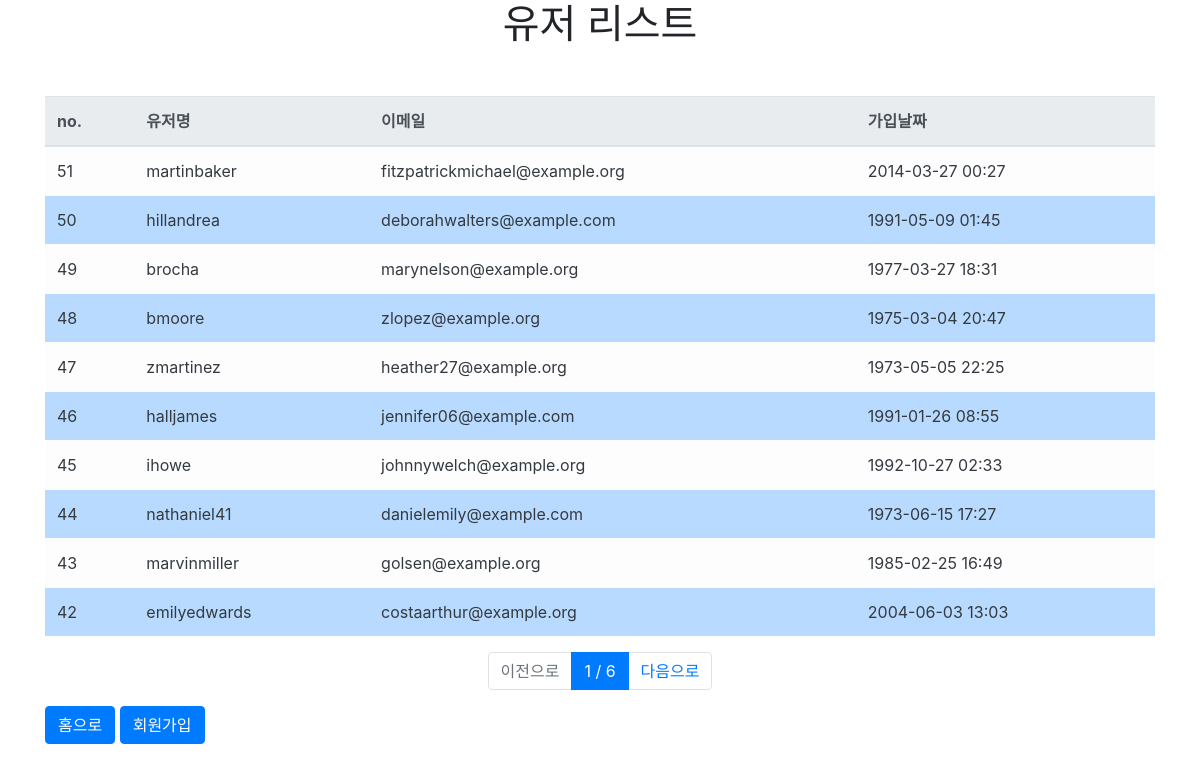
The app's page /users/ (signed in), older data.
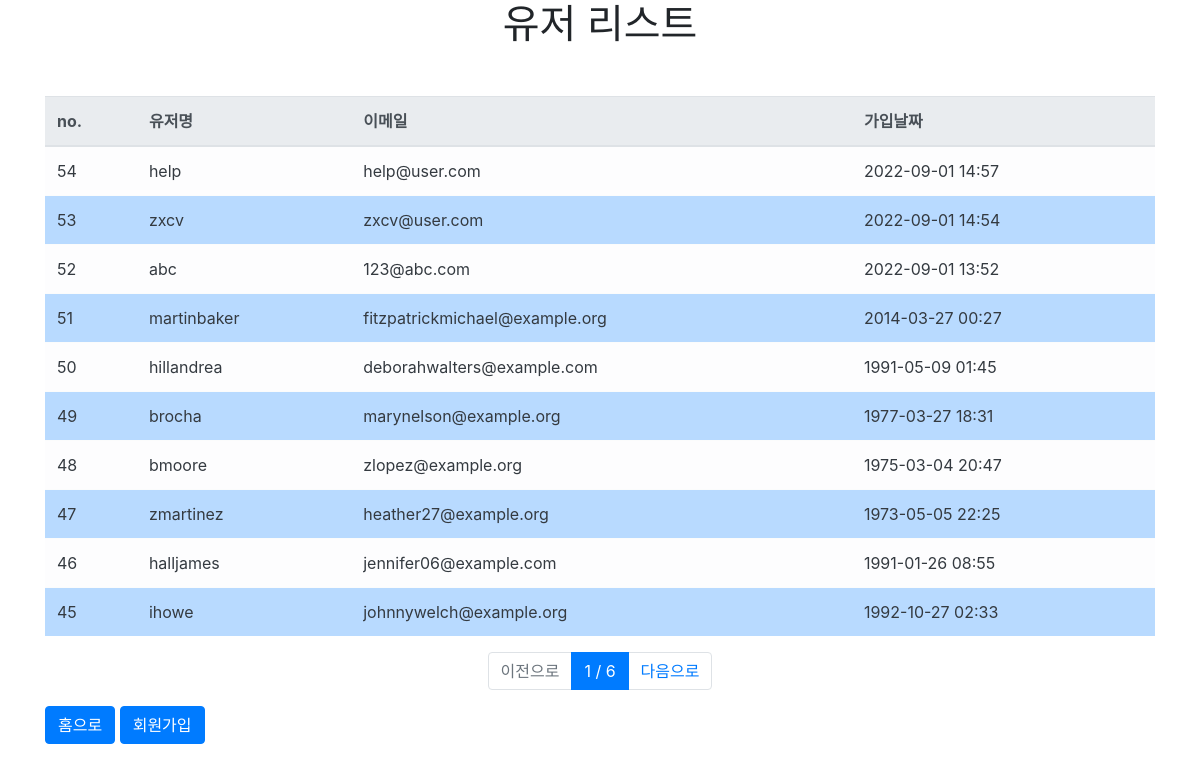
The same page, newer data.
### user/models.py (models this page shows, shortened)
class User(AbstractUser):
    id = models.BigAutoField(auto_created=True, primary_key=True, serialize=False, verbose_name='ID')
    password = models.CharField(max_length=128, verbose_name='password')
    last_login = models.DateTimeField(blank=True, null=True, verbose_name='last login')
    is_superuser = models.BooleanField(default=False, help_text='Designates that this user has all permissions without explicitly assigning them.', verbose_name='superuser status')
    username = models.CharField(error_messages={'unique': 'A user with that username already exists.'}, help_text='Required. 150 characters or fewer. Letters, digits and @/./+/-/_ only.', max_length=150, unique=True, validators=[django.contrib.auth.validators.UnicodeUsernameValidator()], verbose_name='username')
    first_name = models.CharField(blank=True, max_length=150, verbose_name='first name')
    last_name = models.CharField(blank=True, max_length=150, verbose_name='last name')
    email = models.EmailField(blank=True, max_length=254, verbose_name='email address')
    is_staff = models.BooleanField(default=False, help_text='Designates whether the user can log into this admin site.', verbose_name='staff status')
    is_active = models.BooleanField(default=True, help_text='Designates whether this user should be treated as active. Unselect this instead of deleting accounts.', verbose_name='active')
    date_joined = models.DateTimeField(default=django.utils.timezone.now, verbose_name='date joined')
    register_date = models.DateTimeField(auto_now_add=True, verbose_name='등록날짜')
    groups = models.ManyToManyField(blank=True, help_text='The groups this user belongs to. A user will get all permissions granted to each of their groups.', related_name='user_set', related_query_name='user', to='auth.Group', verbose_name='groups')
    user_permissions = models.ManyToManyField(blank=True, help_text='Specific permissions for this user.', related_name='user_set', related_query_name='user', to='auth.Permission', verbose_name='user permissions')
    class Meta:
        verbose_name = "사용자"
        verbose_name_plural = "사용자"

### user/views.py (the view)
# urls.py: path("users/", user_list_view, name="user_list"),
@login_required
def user_list_view(request):
    page = int(request.GET.get("page", 1))
    users = User.objects.all().order_by("-id")
    paginator = Paginator(users, 10)
    users = paginator.get_page(page)
    return render(request, "users.html", {"users": users})

### templates/users.html
{% extends "base.html" %}
{% block content %}
<div class="container">
  <div class="col-12 text-center">
    <h1>유저 리스트</h1>
  </div>
  <div class="row mt-5">
    <div class="col-12">
      <table class="table table-light">
        <thead class="thead-light">
          <tr>
            <th scope="col">no.</th>
            <th scope="col">유저명</th>
            <th scope="col">이메일</th>
            <th scope="col">가입날짜</th>
          </tr>
        </thead>
        <tbody class="text-dark">
          {% for user in users %}
          <tr class={% cycle  "" "table-primary" %}>
            <td scope="row">{{ user.id }}</td>
            <td>{{ user.username }}</td>
            <td>{{ user.email }}</td>
            <td>{{ user.register_date|date:'Y-m-d H:i' }}</td>
          </tr>
          {% endfor %}
        </tbody>
      </table>
    </div>
  </div>
  <nav>
    <ul class="pagination justify-content-center">
      {% if users.has_previous %}
      <li class="page-item">
        <a class="page-link" href="?page={{ users.previous_page_number }}">이전으로</a>
      </li>
      {% else %}
      <li class="page-item disabled">
        <a class="page-link" href="#">이전으로</a>
      </li>
      {% endif %}
      <li class="page-item active">
        <a class="page-link" href="#">{{ users.number }} / {{ users.paginator.num_pages }}</a>
      </li>
      {% if users.has_next %}
      <li class="page-item">
        <a class="page-link" href="?page={{ users.next_page_number }}">다음으로</a>
      {% else %}
      <li class="page-item disabled">
        <a class="page-link disabled" href="#">다음으로</a>
      {% endif %}
      </li>
    </ul>
  </nav>
  <p>
    <a class="btn btn-primary" href="{% url 'index' %}" role="button">홈으로</a>
    <a class="btn btn-primary" href="{% url 'register' %}" role="button">회원가입</a>
  </p>
</div>
{% endblock %}

### templates/base.html (shortened to what this page needs)
<!DOCTYPE html>
<html lang="ko">
    <head>
        <link rel="stylesheet" href="https://cdn.jsdelivr.net/npm/bootstrap@4.6.2/dist/css/bootstrap.min.css">
    </head>
    <body>
        {% block content %}
        {% endblock %}
    </body>
</html>

Row changes from the older to the newer data that the page shows:
no longer on this page (row unchanged): User: id "44", username "nathaniel41", email "danielemily@example.com", register_date "1973-06-15 17:27"
no longer on this page (row unchanged): User: id "43", username "marvinmiller", email "golsen@example.org", register_date "1985-02-25 16:49"
no longer on this page (row unchanged): User: id "42", username "emilyedwards", email "costaarthur@example.org", register_date "2004-06-03 13:03"
added User: id "54", username "help", email "help@user.com", register_date "2022-09-01 14:57"
added User: id "53", username "zxcv", email "zxcv@user.com", register_date "2022-09-01 14:54"
added User: id "52", username "abc", email "123@abc.com", register_date "2022-09-01 13:52"
